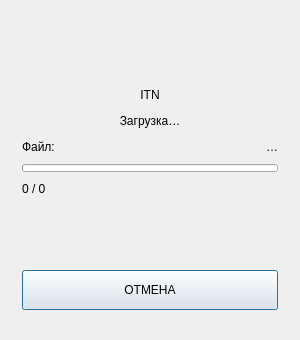
<?xml version="1.0" encoding="UTF-8"?>
<ui version="4.0">
 <class>ProgressDialog</class>
 <widget class="QDialog" name="ProgressDialog">
  <property name="geometry">
   <rect>
    <x>0</x>
    <y>0</y>
    <width>300</width>
    <height>340</height>
   </rect>
  </property>
  <property name="minimumSize">
   <size>
    <width>280</width>
    <height>300</height>
   </size>
  </property>
  <property name="maximumSize">
   <size>
    <width>340</width>
    <height>420</height>
   </size>
  </property>
  <property name="windowTitle">
   <string>ITN</string>
  </property>
  <property name="sizeGripEnabled">
   <bool>false</bool>
  </property>
  <layout class="QVBoxLayout" name="verticalLayout">
   <property name="spacing">
    <number>10</number>
   </property>
   <property name="leftMargin">
    <number>22</number>
   </property>
   <property name="topMargin">
    <number>22</number>
   </property>
   <property name="rightMargin">
    <number>22</number>
   </property>
   <property name="bottomMargin">
    <number>20</number>
   </property>
   <item>
    <widget class="QLabel" name="logoLabel">
     <property name="minimumSize">
      <size>
       <width>0</width>
       <height>56</height>
      </size>
     </property>
     <property name="maximumSize">
      <size>
       <width>16777215</width>
       <height>72</height>
      </size>
     </property>
     <property name="text">
      <string/>
     </property>
     <property name="alignment">
      <set>Qt::AlignCenter</set>
     </property>
     <property name="scaledContents">
      <bool>false</bool>
     </property>
    </widget>
   </item>
   <item>
    <widget class="QLabel" name="brandLabel">
     <property name="text">
      <string>ITN</string>
     </property>
     <property name="alignment">
      <set>Qt::AlignCenter</set>
     </property>
    </widget>
   </item>
   <item>
    <widget class="QLabel" name="globalStatusLabel">
     <property name="minimumSize">
      <size>
       <width>0</width>
       <height>18</height>
      </size>
     </property>
     <property name="text">
      <string>Загрузка…</string>
     </property>
     <property name="alignment">
      <set>Qt::AlignCenter</set>
     </property>
     <property name="wordWrap">
      <bool>true</bool>
     </property>
    </widget>
   </item>
   <item>
    <layout class="QHBoxLayout" name="remainingLayout">
     <property name="spacing">
      <number>8</number>
     </property>
     <item>
      <widget class="QLabel" name="remainingCaptionLabel">
       <property name="text">
        <string>Файл:</string>
       </property>
      </widget>
     </item>
     <item>
      <widget class="QLabel" name="globalStatusDetailsLabel">
       <property name="text">
        <string>…</string>
       </property>
       <property name="alignment">
        <set>Qt::AlignRight|Qt::AlignTrailing|Qt::AlignVCenter</set>
       </property>
       <property name="wordWrap">
        <bool>true</bool>
       </property>
      </widget>
     </item>
    </layout>
   </item>
   <item>
    <widget class="QProgressBar" name="globalProgressBar">
     <property name="minimumSize">
      <size>
       <width>0</width>
       <height>6</height>
      </size>
     </property>
     <property name="maximumSize">
      <size>
       <width>16777215</width>
       <height>8</height>
      </size>
     </property>
     <property name="value">
      <number>0</number>
     </property>
     <property name="textVisible">
      <bool>false</bool>
     </property>
    </widget>
   </item>
   <item>
    <layout class="QHBoxLayout" name="statsLayout">
     <property name="spacing">
      <number>8</number>
     </property>
     <item>
      <widget class="QLabel" name="sizeLabel">
       <property name="text">
        <string>0 / 0</string>
       </property>
      </widget>
     </item>
     <item>
      <widget class="QLabel" name="speedLabel">
       <property name="text">
        <string/>
       </property>
       <property name="alignment">
        <set>Qt::AlignRight|Qt::AlignTrailing|Qt::AlignVCenter</set>
       </property>
      </widget>
     </item>
    </layout>
   </item>
   <item>
    <spacer name="verticalSpacer">
     <property name="orientation">
      <enum>Qt::Vertical</enum>
     </property>
     <property name="sizeHint" stdset="0">
      <size>
       <width>20</width>
       <height>12</height>
      </size>
     </property>
    </spacer>
   </item>
   <item>
    <widget class="QPushButton" name="skipButton">
     <property name="minimumSize">
      <size>
       <width>0</width>
       <height>40</height>
      </size>
     </property>
     <property name="text">
      <string>ОТМЕНА</string>
     </property>
    </widget>
   </item>
   <item>
    <widget class="QScrollArea" name="taskProgressScrollArea">
     <property name="visible">
      <bool>false</bool>
     </property>
     <property name="maximumSize">
      <size>
       <width>0</width>
       <height>0</height>
      </size>
     </property>
     <property name="widgetResizable">
      <bool>true</bool>
     </property>
     <widget class="QWidget" name="taskProgressContainer">
      <layout class="QVBoxLayout" name="taskProgressLayout"/>
     </widget>
    </widget>
   </item>
  </layout>
 </widget>
 <resources/>
 <connections/>
</ui>
